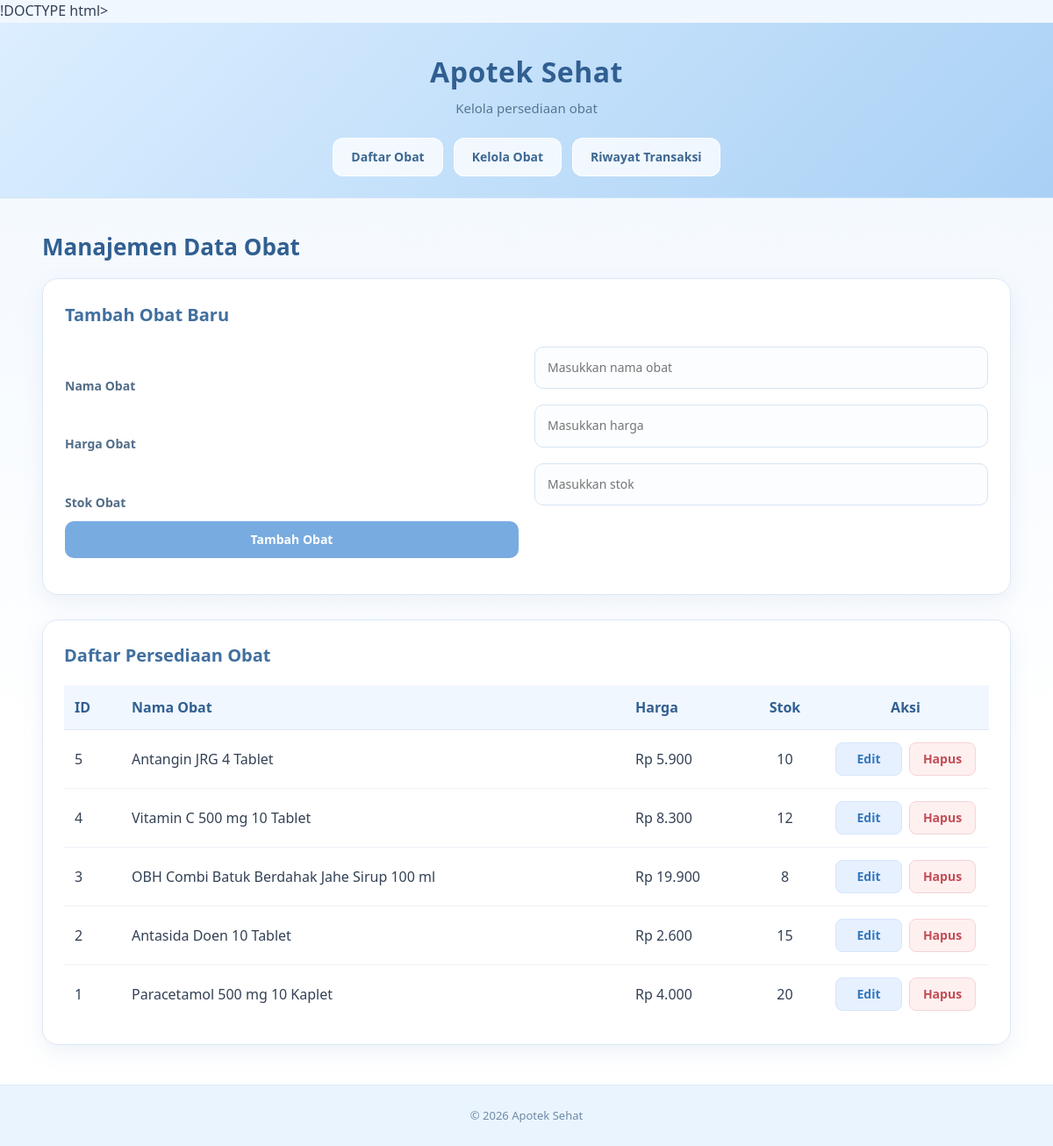
/obat.php, run on the app's committed database.
### tables this page shows
CREATE TABLE obat(
    id_obat INT UNSIGNED AUTO_INCREMENT PRIMARY KEY,
    nama_obat VARCHAR(100) NOT NULL,
    satuan VARCHAR(20) NOT NULL,
    harga DECIMAL(10,2) UNSIGNED NOT NULL,
    stok INT UNSIGNED NOT NULL DEFAULT 0
);

### public/obat.php (the view, shortened to what this page needs)
<html lang="id">
<head>
    <link rel="stylesheet" href="../style.css?v=12345">
</head>
<body>
<?php
try {
    $conn = new mysqli("localhost", "root", "", "db_apotek");
    $conn->set_charset("utf8mb4");
} catch (mysqli_sql_exception $e) {
    die("Koneksi database gagal.");
}
$result = $conn->query(
    "SELECT id_obat, nama_obat, harga, stok
     FROM obat
     ORDER BY id_obat DESC"
);
$editObat = null;
function rupiah($nilai) {
    return "Rp " . number_format((float)$nilai, 0, ",", ".");
}
function e($nilai) {
    return htmlspecialchars((string)$nilai, ENT_QUOTES, "UTF-8");
}
?>
<header>
    <h1>Apotek Sehat</h1>
    <p>Kelola persediaan obat</p>
    <nav>
        <a href="index.php">Daftar Obat</a>
        <a href="obat.php">Kelola Obat</a>
        <a href="riwayat.php">Riwayat Transaksi</a>
    </nav>
</header>
<main class="container">
    <h2>Manajemen Data Obat</h2>
    <section class="form-obat">
        <h3>
            <?= $editObat ? "Edit Data Obat" : "Tambah Obat Baru" ?>
        </h3>
        <form method="POST" action="obat.php">
            <label>Nama Obat</label>
            <input
                type="text"
                name="nama_obat"
                placeholder="Masukkan nama obat"
                value="<?= e($editObat["nama_obat"] ?? "") ?>"
                required
            >
            <label>Harga Obat</label>
            <input
                type="number"
                name="harga"
                min="0"
                step="0.01"
                placeholder="Masukkan harga"
                value="<?= e($editObat["harga"] ?? "") ?>"
                required
            >
            <label>Stok Obat</label>
            <input
                type="number"
                name="stok"
                min="0"
                placeholder="Masukkan stok"
                value="<?= e($editObat["stok"] ?? "") ?>"
                required
            >
            <?php if ($editObat): ?>
                <button type="submit" name="edit">
                    Simpan Perubahan
                </button>
                <a href="obat.php">Batal Edit</a>
            <?php else: ?>
                <button type="submit" name="tambah">
                    Tambah Obat
                </button>
            <?php endif; ?>
        </form>
    </section>
    <section class="daftar-obat">
        <h3>Daftar Persediaan Obat</h3>
        <table>
            <thead>
                <tr>
                    <th>ID</th>
                    <th>Nama Obat</th>
                    <th>Harga</th>
                    <th>Stok</th>
                    <th>Aksi</th>
                </tr>
            </thead>
            <tbody>
                <?php if ($result->num_rows > 0): ?>
                    <?php while ($row = $result->fetch_assoc()): ?>
                        <tr>
                            <td><?= e($row["id_obat"]) ?></td>
                            <td><?= e($row["nama_obat"]) ?></td>
                            <td><?= rupiah($row["harga"]) ?></td>
                            <td><?= e($row["stok"]) ?></td>
<td>
    <div class="aksi-tabel">
        <a
            href="obat.php?edit=<?= e($row['id_obat']) ?>"
            class="btn-edit-tabel"
        >
            Edit
        </a>
        <form
            method="POST"
            action="obat.php"
            class="form-hapus-tabel"
            onsubmit="return confirm('Yakin ingin menghapus obat ini?')"
        >
            <button type="submit" name="hapus" class="btn-hapus-tabel">
                Hapus
            </button>
        </form>
    </div>
</td>
                        </tr>
                    <?php endwhile; ?>
                <?php endif; ?>
            </tbody>
        </table>
    </section>
</main>
<footer>
    &copy; 2026 Apotek Sehat
</footer>
</body>
</html>

### data on the page
obat: id_obat "5", nama_obat "Antangin JRG 4 Tablet", harga "Rp 5.900", stok "10"
obat: id_obat "4", nama_obat "Vitamin C 500 mg 10 Tablet", harga "Rp 8.300", stok "12"
obat: id_obat "3", nama_obat "OBH Combi Batuk Berdahak Jahe Sirup 100 ml", harga "Rp 19.900", stok "8"
obat: id_obat "2", nama_obat "Antasida Doen 10 Tablet", harga "Rp 2.600", stok "15"
obat: id_obat "1", nama_obat "Paracetamol 500 mg 10 Kaplet", harga "Rp 4.000", stok "20"
